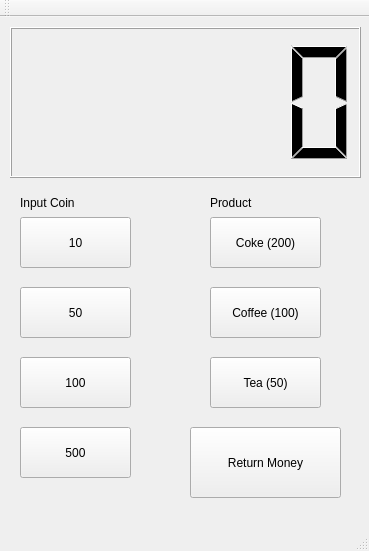
<?xml version="1.0" encoding="UTF-8"?>
<ui version="4.0">
 <class>widget</class>
 <widget class="QMainWindow" name="widget">
  <property name="geometry">
   <rect>
    <x>0</x>
    <y>0</y>
    <width>369</width>
    <height>551</height>
   </rect>
  </property>
  <property name="windowTitle">
   <string>widget</string>
  </property>
  <widget class="QWidget" name="centralWidget">
   <widget class="QLCDNumber" name="lcdNumber">
    <property name="geometry">
     <rect>
      <x>10</x>
      <y>10</y>
      <width>351</width>
      <height>151</height>
     </rect>
    </property>
   </widget>
   <widget class="QPushButton" name="pb10">
    <property name="geometry">
     <rect>
      <x>20</x>
      <y>200</y>
      <width>111</width>
      <height>51</height>
     </rect>
    </property>
    <property name="text">
     <string>10</string>
    </property>
   </widget>
   <widget class="QLabel" name="label_input">
    <property name="geometry">
     <rect>
      <x>20</x>
      <y>170</y>
      <width>71</width>
      <height>31</height>
     </rect>
    </property>
    <property name="text">
     <string>Input Coin</string>
    </property>
   </widget>
   <widget class="QLabel" name="label_list">
    <property name="geometry">
     <rect>
      <x>210</x>
      <y>170</y>
      <width>71</width>
      <height>31</height>
     </rect>
    </property>
    <property name="text">
     <string>Product</string>
    </property>
   </widget>
   <widget class="QPushButton" name="pb_Return">
    <property name="geometry">
     <rect>
      <x>190</x>
      <y>410</y>
      <width>151</width>
      <height>71</height>
     </rect>
    </property>
    <property name="text">
     <string>Return Money</string>
    </property>
   </widget>
   <widget class="QPushButton" name="pb50">
    <property name="geometry">
     <rect>
      <x>20</x>
      <y>270</y>
      <width>111</width>
      <height>51</height>
     </rect>
    </property>
    <property name="text">
     <string>50</string>
    </property>
   </widget>
   <widget class="QPushButton" name="pb100">
    <property name="geometry">
     <rect>
      <x>20</x>
      <y>340</y>
      <width>111</width>
      <height>51</height>
     </rect>
    </property>
    <property name="text">
     <string>100</string>
    </property>
   </widget>
   <widget class="QPushButton" name="pb500">
    <property name="geometry">
     <rect>
      <x>20</x>
      <y>410</y>
      <width>111</width>
      <height>51</height>
     </rect>
    </property>
    <property name="text">
     <string>500</string>
    </property>
   </widget>
   <widget class="QPushButton" name="pb_Coffee">
    <property name="geometry">
     <rect>
      <x>210</x>
      <y>270</y>
      <width>111</width>
      <height>51</height>
     </rect>
    </property>
    <property name="text">
     <string>Coffee (100)</string>
    </property>
   </widget>
   <widget class="QPushButton" name="pb_Coke">
    <property name="geometry">
     <rect>
      <x>210</x>
      <y>200</y>
      <width>111</width>
      <height>51</height>
     </rect>
    </property>
    <property name="text">
     <string>Coke (200)</string>
    </property>
   </widget>
   <widget class="QPushButton" name="pb_Tea">
    <property name="geometry">
     <rect>
      <x>210</x>
      <y>340</y>
      <width>111</width>
      <height>51</height>
     </rect>
    </property>
    <property name="text">
     <string>Tea (50)</string>
    </property>
   </widget>
  </widget>
  <widget class="QMenuBar" name="menuBar">
   <property name="geometry">
    <rect>
     <x>0</x>
     <y>0</y>
     <width>369</width>
     <height>22</height>
    </rect>
   </property>
  </widget>
  <widget class="QToolBar" name="mainToolBar">
   <attribute name="toolBarArea">
    <enum>TopToolBarArea</enum>
   </attribute>
   <attribute name="toolBarBreak">
    <bool>false</bool>
   </attribute>
  </widget>
  <widget class="QStatusBar" name="statusBar"/>
 </widget>
 <layoutdefault spacing="6" margin="11"/>
 <resources/>
 <connections/>
</ui>
